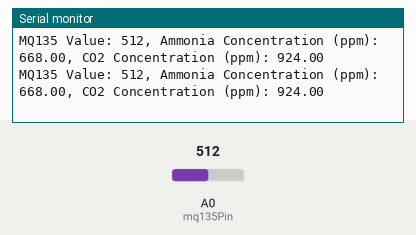
The sketch below on a simulated Arduino Uno, built with avr-gcc and run on an emulated ATmega328P. Parts: the last lines printed to the serial monitor. The inputs (shaded band) are chosen by the test bench; at power-on: A0 (mq135Pin) = 512.

Above: at 1.8 s.
1.9 s: A0 (mq135Pin) set to 716
At 2.8 s:
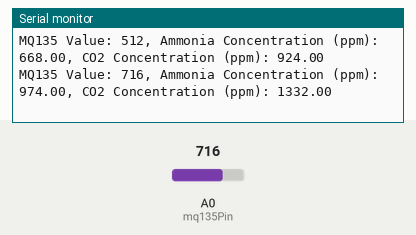
3.4 s: A0 (mq135Pin) set to 900
At 4.8 s:
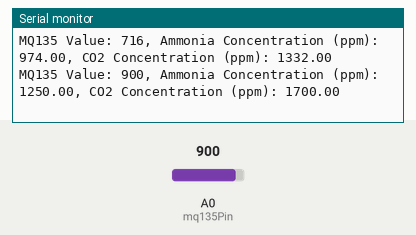
Timing chart, 0 to 6.4 s (numbered marks = the images above; inputs shaded):
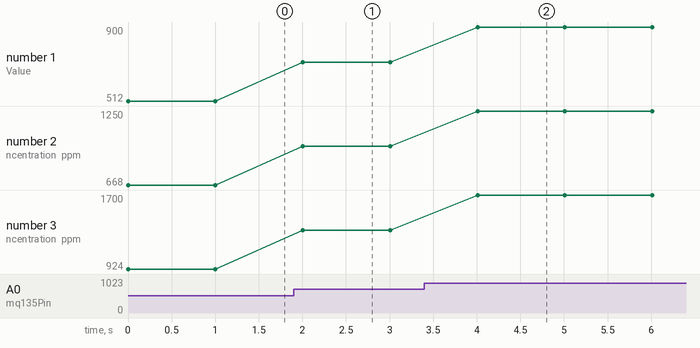

Measured:
- after the input at 1.9 s, the serial monitor: prints a new line after 0.10 s (image 1)
- after the input at 3.4 s, the serial monitor: prints a new line after 0.61 s (image 2)
- plotted number 1: 512 → 716 after the input at 1.9 s, 716 → 900 after the input at 3.4 s
- plotted number 2: 668 → 974 after the input at 1.9 s, 974 → 1250 after the input at 3.4 s
- plotted number 3: 924 → 1332 after the input at 1.9 s, 1332 → 1700 after the input at 3.4 s

The sketch:

MQ135.ino
```cpp
const int mq135Pin = A0;

void setup() {
    Serial.begin(115200); // Start serial communication at 115200 baud
}

void loop() {
    // Read the analog value from the MQ135 sensor
    int mq135Value = analogRead(mq135Pin);

    //calibration formulas
    float ammoniaConcentration = (1.5 * mq135Value) - 100; // Ammonia concentration (ppm)
    float co2Concentration = (2.0 * mq135Value) - 100;     // CO2 concentration (ppm)

    //MQ135 value and concentrations over serial
    Serial.print("MQ135 Value: ");
    Serial.print(mq135Value);
    Serial.print(", Ammonia Concentration (ppm): ");
    Serial.print(ammoniaConcentration);
    Serial.print(", CO2 Concentration (ppm): ");
    Serial.println(co2Concentration);

    delay(1000); // Read every 1 second
}
```
